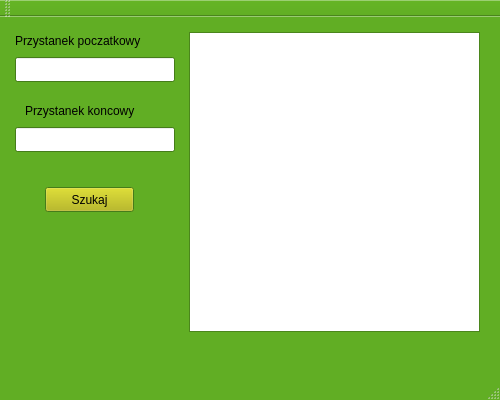
<?xml version="1.0" encoding="UTF-8"?>
<ui version="4.0">
 <class>Window</class>
 <widget class="QMainWindow" name="Window">
  <property name="enabled">
   <bool>true</bool>
  </property>
  <property name="geometry">
   <rect>
    <x>0</x>
    <y>0</y>
    <width>500</width>
    <height>400</height>
   </rect>
  </property>
  <property name="palette">
   <palette>
    <active>
     <colorrole role="Button">
      <brush brushstyle="SolidPattern">
       <color alpha="255">
        <red>208</red>
        <green>209</green>
        <blue>2</blue>
       </color>
      </brush>
     </colorrole>
     <colorrole role="Base">
      <brush brushstyle="SolidPattern">
       <color alpha="255">
        <red>255</red>
        <green>255</green>
        <blue>255</blue>
       </color>
      </brush>
     </colorrole>
     <colorrole role="Window">
      <brush brushstyle="SolidPattern">
       <color alpha="255">
        <red>97</red>
        <green>174</green>
        <blue>36</blue>
       </color>
      </brush>
     </colorrole>
    </active>
    <inactive>
     <colorrole role="Button">
      <brush brushstyle="SolidPattern">
       <color alpha="255">
        <red>208</red>
        <green>209</green>
        <blue>2</blue>
       </color>
      </brush>
     </colorrole>
     <colorrole role="Base">
      <brush brushstyle="SolidPattern">
       <color alpha="255">
        <red>255</red>
        <green>255</green>
        <blue>255</blue>
       </color>
      </brush>
     </colorrole>
     <colorrole role="Window">
      <brush brushstyle="SolidPattern">
       <color alpha="255">
        <red>97</red>
        <green>174</green>
        <blue>36</blue>
       </color>
      </brush>
     </colorrole>
    </inactive>
    <disabled>
     <colorrole role="Button">
      <brush brushstyle="SolidPattern">
       <color alpha="255">
        <red>208</red>
        <green>209</green>
        <blue>2</blue>
       </color>
      </brush>
     </colorrole>
     <colorrole role="Base">
      <brush brushstyle="SolidPattern">
       <color alpha="255">
        <red>97</red>
        <green>174</green>
        <blue>36</blue>
       </color>
      </brush>
     </colorrole>
     <colorrole role="Window">
      <brush brushstyle="SolidPattern">
       <color alpha="255">
        <red>97</red>
        <green>174</green>
        <blue>36</blue>
       </color>
      </brush>
     </colorrole>
    </disabled>
   </palette>
  </property>
  <property name="cursor">
   <cursorShape>ArrowCursor</cursorShape>
  </property>
  <property name="windowTitle">
   <string>Jak dojadę</string>
  </property>
  <property name="animated">
   <bool>true</bool>
  </property>
  <widget class="QWidget" name="centralWidget">
   <widget class="QPushButton" name="findButton">
    <property name="geometry">
     <rect>
      <x>45</x>
      <y>170</y>
      <width>89</width>
      <height>25</height>
     </rect>
    </property>
    <property name="palette">
     <palette>
      <active>
       <colorrole role="Button">
        <brush brushstyle="SolidPattern">
         <color alpha="255">
          <red>180</red>
          <green>181</green>
          <blue>2</blue>
         </color>
        </brush>
       </colorrole>
      </active>
      <inactive>
       <colorrole role="Button">
        <brush brushstyle="SolidPattern">
         <color alpha="255">
          <red>180</red>
          <green>181</green>
          <blue>2</blue>
         </color>
        </brush>
       </colorrole>
      </inactive>
      <disabled>
       <colorrole role="Button">
        <brush brushstyle="SolidPattern">
         <color alpha="255">
          <red>180</red>
          <green>181</green>
          <blue>2</blue>
         </color>
        </brush>
       </colorrole>
      </disabled>
     </palette>
    </property>
    <property name="text">
     <string>Szukaj</string>
    </property>
   </widget>
   <widget class="QLineEdit" name="lineStart">
    <property name="geometry">
     <rect>
      <x>15</x>
      <y>40</y>
      <width>160</width>
      <height>25</height>
     </rect>
    </property>
   </widget>
   <widget class="QLineEdit" name="lineStop">
    <property name="geometry">
     <rect>
      <x>15</x>
      <y>110</y>
      <width>160</width>
      <height>25</height>
     </rect>
    </property>
   </widget>
   <widget class="QLabel" name="label">
    <property name="geometry">
     <rect>
      <x>15</x>
      <y>15</y>
      <width>160</width>
      <height>17</height>
     </rect>
    </property>
    <property name="text">
     <string>Przystanek poczatkowy</string>
    </property>
   </widget>
   <widget class="QLabel" name="label_2">
    <property name="geometry">
     <rect>
      <x>25</x>
      <y>85</y>
      <width>150</width>
      <height>17</height>
     </rect>
    </property>
    <property name="text">
     <string>Przystanek koncowy</string>
    </property>
   </widget>
   <widget class="QTextEdit" name="textEdit">
    <property name="geometry">
     <rect>
      <x>189</x>
      <y>15</y>
      <width>291</width>
      <height>300</height>
     </rect>
    </property>
   </widget>
  </widget>
  <widget class="QMenuBar" name="menuBar">
   <property name="geometry">
    <rect>
     <x>0</x>
     <y>0</y>
     <width>500</width>
     <height>22</height>
    </rect>
   </property>
  </widget>
  <widget class="QToolBar" name="mainToolBar">
   <attribute name="toolBarArea">
    <enum>TopToolBarArea</enum>
   </attribute>
   <attribute name="toolBarBreak">
    <bool>false</bool>
   </attribute>
  </widget>
  <widget class="QStatusBar" name="statusBar"/>
 </widget>
 <layoutdefault spacing="6" margin="11"/>
 <resources/>
 <connections/>
</ui>
